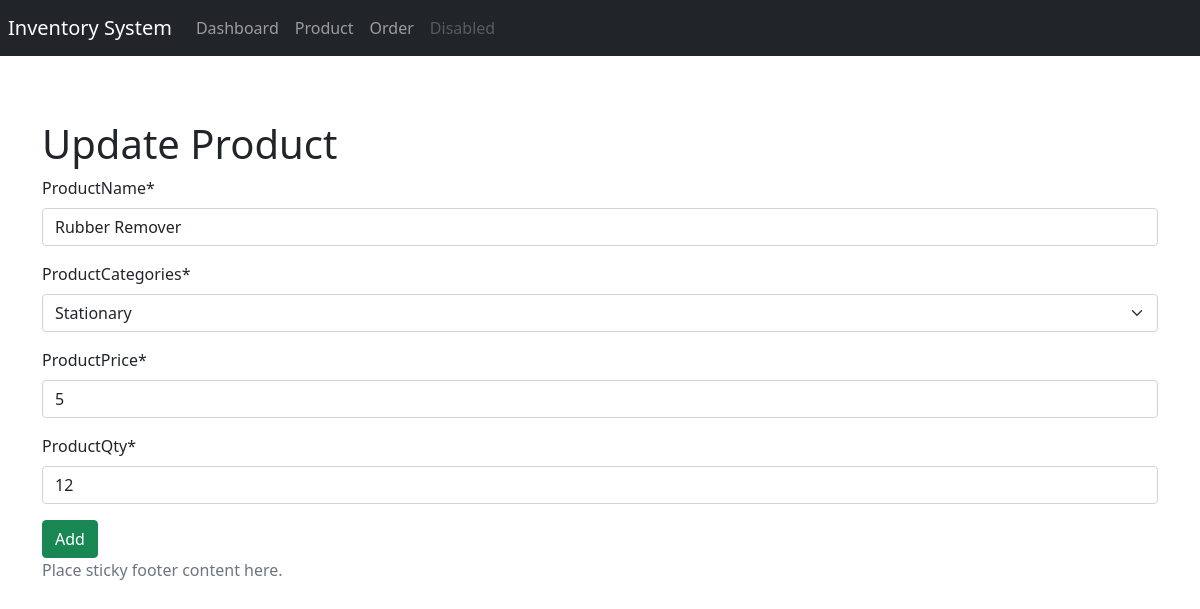
/Management/updateProduct/17/ (signed in), run on the app's committed database.
### Management/models.py (models this page shows, shortened)
class Product(models.Model):
    ProductName=models.CharField(max_length=100,null=True)
    ProductCategories= models.CharField(max_length=50,choices=CATEGORY,null=True)
    ProductPrice=models.PositiveBigIntegerField(null=True)
    ProductQty=models.PositiveBigIntegerField(null=True)

### Account/decorator.py (the view)
        def wrapper(request,*args, **kwargs):
            group = None
            if Group.objects.exists():
                group = Group.objects.all()
                print(group)
                return view_func(request,*args, **kwargs)
            else:
                print(group)
                return view_func(request,*args, **kwargs)

### Management/forms.py
class ProductForm(forms.ModelForm):
    class Meta:
        model=Product
        fields = ['ProductName','ProductCategories','ProductPrice','ProductQty']

### Account/decorator.py (called while the page is built)
def allowed_users(allowed_roles=[]):
    def decorators(view_func):
        def wrapper(request,*args, **kwargs):
            group = None
            if Group.objects.exists():
                group = Group.objects.all()
                print(group)
                return view_func(request,*args, **kwargs)
            else:
                print(group)
                return view_func(request,*args, **kwargs)
        return wrapper
    return decorators

### Management/views.py (called while the page is built)
@login_required(login_url='user-login')
@allowed_users(allowed_roles=['viewers'])
def updateProduct(request,updateProductId):
    Record=models.Product.objects.get(id=updateProductId)
    if request.method=="POST":
        form = ProductForm(request.POST,instance=Record)
        if form.is_valid():
            form.save()
            messages.success(request,"Product Updated successfully.")
        else:
            messages.warning(request,"Product Updation Unsuccessful.")
        return redirect("/Managament/product")
    else:
        form = ProductForm(initial=model_to_dict(Record))
    return render(request,"Management/updateProduct.html",{'form':form})

### templates/Management/updateProduct.html (shortened to what this page needs)
{% extends "Management/layout.html" %}
{% block pagename %}
Update Product
{% endblock pagename %}
{% block content %}
<form method="post">
{% load crispy_forms_tags %}
{{ form|crispy }}
<button type="submit" name="" id="" class="btn btn-success">Add</button>
</form>
{% endblock content %}

### data on the page
Product: ProductName "Rubber Remover", ProductCategories "Stationary", ProductPrice "5", ProductQty "12"
